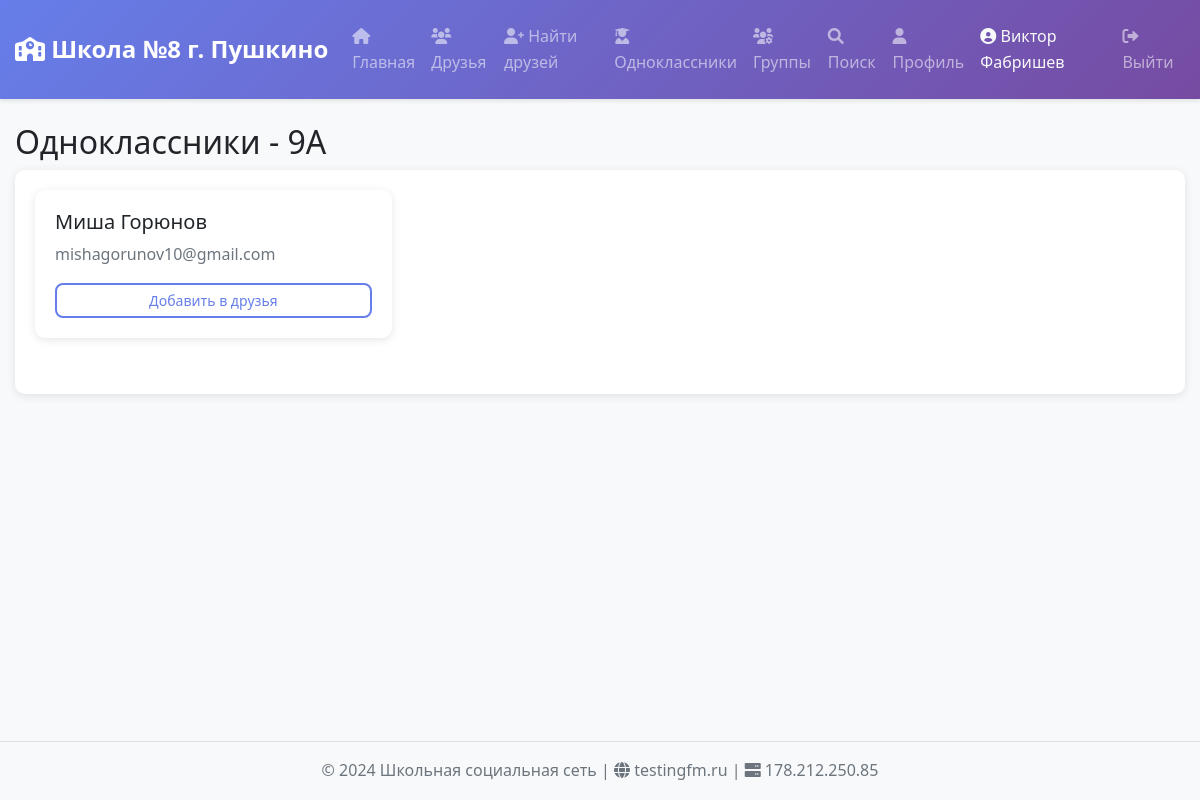
Screenshot of /classmates (signed in) with the database file from the repository.
### models.py (models this page shows, shortened)
class User(UserMixin, db.Model):
    __tablename__ = 'users'
    id = db.Column(db.Integer, primary_key=True)
    email = db.Column(db.String(120), unique=True, nullable=False)
    password = db.Column(db.String(200), nullable=False)
    first_name = db.Column(db.String(50), nullable=False)
    last_name = db.Column(db.String(50), nullable=False)
    class_name = db.Column(db.String(20), nullable=False)
    created_at = db.Column(db.DateTime, default=datetime.utcnow)
    sent_friendships = db.relationship('Friendship',
                                        foreign_keys='Friendship.user1_id',
                                        backref='user1', lazy=True)
    received_friendships = db.relationship('Friendship',
                                          foreign_keys='Friendship.user2_id',
                                          backref='user2', lazy=True)
    @property
    def is_authenticated(self):
        return True

### app.py (the view)
@app.route('/classmates')
@login_required
def classmates():
    classmates = User.query.filter_by(class_name=current_user.class_name).all()
    return render_template('classmates.html', classmates=classmates)

### app.py (called while the page is built)
@login_manager.user_loader
def load_user(user_id):
    return User.query.get(int(user_id))

### templates/classmates.html
{% extends "base.html" %}
{% block content %}
<div class="row">
    <div class="col-md-12">
        <h2>Одноклассники - {{ current_user.class_name }}</h2>
        <div class="card">
            <div class="card-body">
                <div class="row">
                    {% for classmate in classmates %}
                    {% if classmate.id != current_user.id %}
                    <div class="col-md-4 mb-3">
                        <div class="card">
                            <div class="card-body">
                                <h5 class="card-title">{{ classmate.first_name }} {{ classmate.last_name }}</h5>
                                <p class="card-text text-muted">{{ classmate.email }}</p>
                                {% set friendship = namespace(value=None) %}
                                {% for f in current_user.sent_friendships %}
                                    {% if f.user2_id == classmate.id %}
                                        {% set friendship.value = f %}
                                    {% endif %}
                                {% endfor %}
                                {% if not friendship.value %}
                                    {% for f in current_user.received_friendships %}
                                        {% if f.user1_id == classmate.id %}
                                            {% set friendship.value = f %}
                                        {% endif %}
                                    {% endfor %}
                                {% endif %}
                                <div class="btn-group w-100">
                                    {% if friendship.value and friendship.value.status == 'accepted' %}
                                        <a href="{{ url_for('chat', friend_id=classmate.id) }}" class="btn btn-primary btn-sm">Написать</a>
                                        <span class="btn btn-success btn-sm disabled">Друг</span>
                                    {% elif friendship.value and friendship.value.status == 'pending' %}
                                        {% if friendship.value.user1_id == current_user.id %}
                                            <span class="btn btn-warning btn-sm disabled">Запрос отправлен</span>
                                        {% else %}
                                            <a href="{{ url_for('accept_friend', friendship_id=friendship.value.id) }}" class="btn btn-success btn-sm">Принять</a>
                                        {% endif %}
                                    {% else %}
                                        <a href="{{ url_for('add_friend', user_id=classmate.id) }}" class="btn btn-outline-primary btn-sm">Добавить в друзья</a>
                                    {% endif %}
                                </div>
                            </div>
                        </div>
                    </div>
                    {% endif %}
                    {% endfor %}
                </div>
            </div>
        </div>
    </div>
</div>
{% endblock %}

### templates/base.html (shortened to what this page needs)
<!DOCTYPE html>
<html lang="ru">
<head>
    <link href="https://cdn.jsdelivr.net/npm/bootstrap@5.1.3/dist/css/bootstrap.min.css" rel="stylesheet">
    <link rel="stylesheet" href="https://cdnjs.cloudflare.com/ajax/libs/font-awesome/6.0.0/css/all.min.css">
    <link href="{{ url_for('static', filename='style.css') }}" rel="stylesheet">
</head>
<body>
    <nav class="navbar navbar-expand-lg navbar-dark bg-primary">
        <div class="container">
            <a class="navbar-brand" href="{{ url_for('index') }}">
                <i class="fas fa-school"></i> Школа №8 г. Пушкино
            </a>
            <div class="collapse navbar-collapse" id="navbarNav">
                <div class="navbar-nav me-auto">
                    {% if current_user.is_authenticated %}
                        <a class="nav-link" href="{{ url_for('index') }}">
                            <i class="fas fa-home"></i> Главная
                        </a>
                        <a class="nav-link" href="{{ url_for('friends') }}">
                            <i class="fas fa-users"></i> Друзья
                        </a>
                        <a class="nav-link" href="{{ url_for('find_friends') }}">
                            <i class="fas fa-user-plus"></i> Найти друзей
                        </a>
                        <a class="nav-link" href="{{ url_for('classmates') }}">
                            <i class="fas fa-user-graduate"></i> Одноклассники
                        </a>
                        <a class="nav-link" href="{{ url_for('groups') }}">
                            <i class="fas fa-users-cog"></i> Группы
                        </a>
                        <a class="nav-link" href="{{ url_for('search') }}">
                            <i class="fas fa-search"></i> Поиск
                        </a>
                        <a class="nav-link" href="{{ url_for('profile') }}">
                            <i class="fas fa-user"></i> Профиль
                        </a>
                    {% endif %}
                </div>
                <div class="navbar-nav ms-auto">
                    {% if current_user.is_authenticated %}
                        <span class="nav-link text-light">
                            <i class="fas fa-user-circle"></i> {{ current_user.first_name }} {{ current_user.last_name }}
                        </span>
                        <a class="nav-link" href="{{ url_for('logout') }}">
                            <i class="fas fa-sign-out-alt"></i> Выйти
                        </a>
                    {% endif %}
                </div>
            </div>
        </div>
    </nav>
    <div class="container mt-4">
        {% block content %}{% endblock %}
    </div>
    <footer class="bg-light text-center text-muted py-3 mt-4">
        <div class="container">
            <p class="mb-0">
                &copy; 2024 Школьная социальная сеть |
                <i class="fas fa-globe"></i> testingfm.ru |
                <i class="fas fa-server"></i> 178.212.250.85
            </p>
        </div>
    </footer>
</body>
</html>

### static/style.css (style rules this page uses)
* { margin: 0; padding: 0; box-sizing: border-box; }
body { font-family: 'Segoe UI', Tahoma, Geneva, Verdana, sans-serif; background-color: #f8f9fa; color: #212529; line-height: 1.6; min-height: 100vh; display: flex; flex-direction: column; }
.container { max-width: 1200px; margin: 0 auto; padding: 0 15px; flex: 1; }
.navbar { background: linear-gradient(135deg, #667eea 0%, #764ba2 100%); padding: 1rem 0; box-shadow: 0 2px 4px rgba(0,0,0,0.1); }
.navbar-brand { color: white; font-size: 1.5rem; font-weight: bold; text-decoration: none; }
.navbar-nav { display: flex; list-style: none; margin: 0; padding: 0; }
.nav-link { color: rgba(255,255,255,0.9); text-decoration: none; padding: 0.5rem 1rem; transition: color 0.3s; }
.card { background: white; border-radius: 10px; box-shadow: 0 2px 10px rgba(0,0,0,0.1); margin-bottom: 20px; overflow: hidden; border: none; }
.card-body { padding: 20px; }
.btn { display: inline-block; padding: 10px 20px; font-size: 1rem; font-weight: 500; text-align: center; text-decoration: none; border: none; border-radius: 8px; cursor: pointer; transition: all 0.3s; }
.btn-outline-primary { background: transparent; border: 2px solid #667eea; color: #667eea; }
.btn-sm { padding: 5px 10px; font-size: 0.875rem; }
.btn-group { display: flex; gap: 5px; }
.row { display: flex; flex-wrap: wrap; margin: 0 -15px; }
.col-md-3, .col-md-4, .col-md-6, .col-md-8, .col-md-9, .col-md-12 { padding: 0 15px; box-sizing: border-box; }
.col-md-4 { width: 33.333%; }
.col-md-12 { width: 100%; }
.text-center { text-align: center; }
.text-muted { color: #6c757d; }
.mt-4 { margin-top: 1.5rem; }
.mb-3 { margin-bottom: 1rem; }
.w-100 { width: 100%; }
.ms-auto { margin-left: auto; }
footer { background: #f8f9fa; border-top: 1px solid #dee2e6; margin-top: auto; }

### rows the page displays
User: first_name "Виктор", last_name "Фабришев", class_name "9А"
User: first_name "Миша", last_name "Горюнов", email "mishagorunov10@gmail.com"
